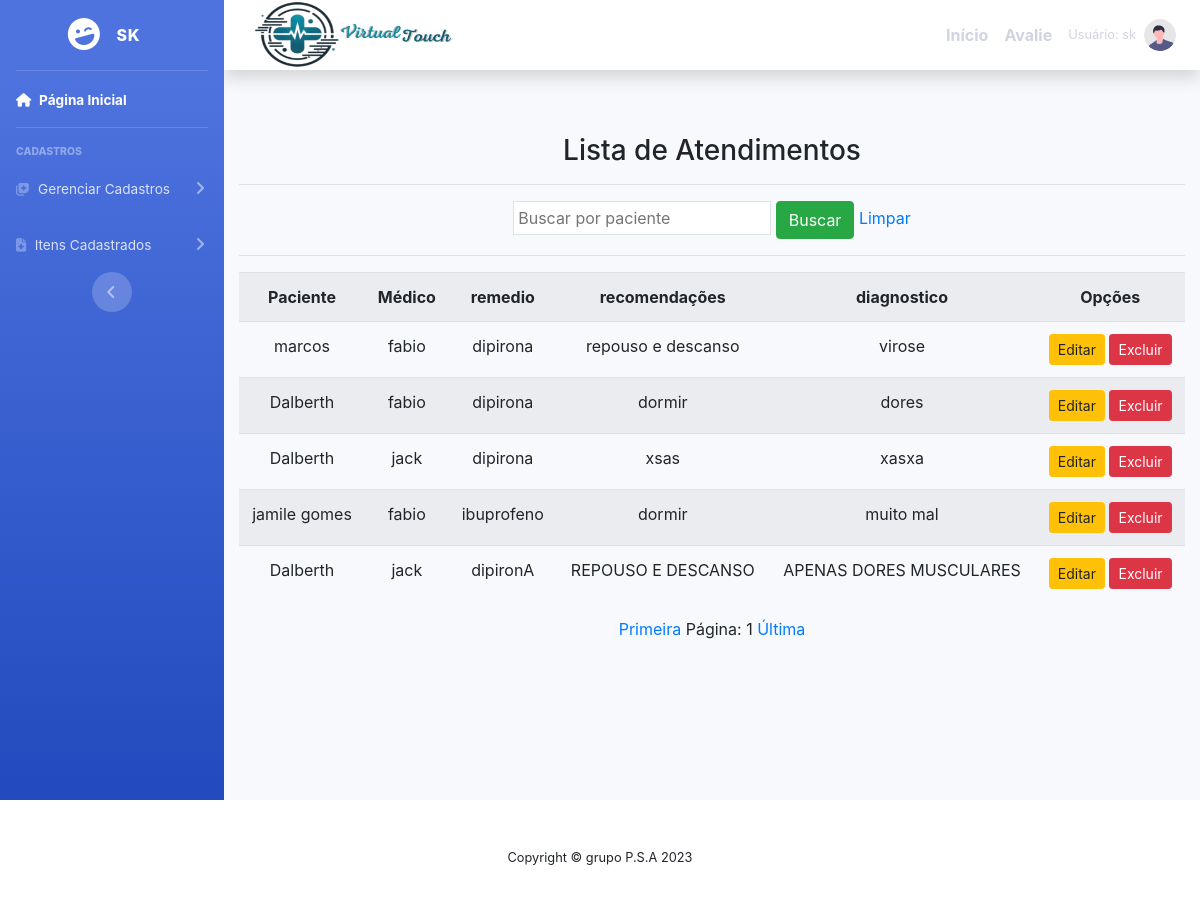
The page /listar/atendimentos/ (signed in) on the database its author committed.
### cadastros/models.py (models this page shows, shortened)
class Atendimento(models.Model):
    paciente = models.ForeignKey(Paciente, on_delete=models.PROTECT)
    medico = models.ForeignKey(Medico, on_delete=models.PROTECT)
    usuario = models.ForeignKey(User, on_delete=models.PROTECT)
    remedio = models.CharField(verbose_name ='remedio' ,max_length=255)
    diagnostico = models.TextField(verbose_name='diagnostico' , max_length=255)
    recomendacoes = models.TextField(verbose_name = 'recomendacoes', max_length=255 ,null=True, blank=True)

class Paciente(models.Model):
    usuario  = models.ForeignKey(User, on_delete=models.PROTECT)
    nome = models.CharField(max_length=50)
    telefone = models.CharField (verbose_name='telefone', max_length=11)
    numero_sus = models.CharField (verbose_name='numero_sus', max_length=15)
    cpf = models.CharField(verbose_name='cpf', max_length=11, null=True, blank=True)
    hospital = models.ForeignKey(Hospital, on_delete=models.PROTECT)
    descricao = models.CharField(max_length=150, verbose_name="descricao")
    sintomas = models.CharField(max_length=150, verbose_name="sintomas")
    doença_cronica = models.CharField(max_length=150, verbose_name="doença_cronica", null =True ,blank = True)
    idade = models.IntegerField (verbose_name='idade')
    usuario = models.ForeignKey(User, related_name='pacientes', on_delete=models.CASCADE)
    usuario_cadastrador = models.ForeignKey(User, related_name='pacientes_cadastrados', on_delete=models.CASCADE)

class Medico(models.Model):
    usuario  = models.ForeignKey(User, on_delete=models.PROTECT)
    numero = models.IntegerField(verbose_name="Número de telefone")
    nome = models.CharField(max_length=50, verbose_name=" nome")
    cpf = models.CharField(max_length = 11 ,verbose_name=" cpf ")
    especificacao = models.CharField(max_length=150)
    hospital = models.ForeignKey(Hospital, on_delete=models.PROTECT)

### cadastros/views.py (the view)
# urls.py: path('listar/atendimentos/', AtendimentoList.as_view(),
class AtendimentoList(GroupRequiredMixin, ListView):
    group_required = u'Medico'
    model = Atendimento
    template_name = 'listas/atendimento.html'
    paginate_by = 5
    def get_queryset(self):
        nome = self.request.GET.get('paciente')  # Obtém o nome do paciente da requisição GET
        if nome:
            atendimentos = Atendimento.objects.filter(paciente__nome__icontains=nome)
        else:
            atendimentos = Atendimento.objects.all()  # Retorna todos os atendimentos se não houver pesquisa
        return atendimentos

### paginas/templates/listas/atendimento.html (shortened to what this page needs)
{% extends 'modelo.html' %}
{% load static %}
{% block conteudo %}
<div class="container">
    <h3>Lista de Atendimentos</h3>
    <hr>
    <div class="table-responsive">
        <form action="?" method="GET">
            <input type="text" name="paciente" class="p-1 border" value="{{ request.GET.paciente }}" placeholder="Buscar por paciente">
            <button type="submit" class="btn btn-success">Buscar</button>
            <a href="{% url 'listar-atendimentos' %}">Limpar</a>
        </form>
        <hr>
        <table class="table table-striped">
            <tr>
                <th>Paciente</th>
                <th>Médico</th>
                <th>remedio</th>
                <th>recomendações</th>
                <th>diagnostico</th>
                <th>Opções</th>
            </tr>
            {% for atendimento in object_list %}
            <tr>
                <td>{{ atendimento.paciente.nome }}</td>
                <td>{{ atendimento.medico.nome }}</td>
                <td>{{ atendimento.remedio }}</td>
                <td>{{ atendimento.recomendacoes }}</td>
                <td>{{ atendimento.diagnostico }}</td>
                <td>
                    <a href="{% url 'editar-atendimento' atendimento.pk %}" class="btn btn-warning btn-sm" title="Editar">Editar</a>
                    <a href="{% url 'excluir-atendimento' atendimento.pk %}" class="btn btn-danger btn-sm" title="Excluir">Excluir</a>
                </td>
            </tr>
            {% empty %}
            <tr>
                <td colspan="5">Nenhum atendimento registrado.</td>
            </tr>
            {% endfor %}
        </table>
        <div class="text-center">
            <a href="?page=1">Primeira</a>
            <span>Página: {{ page_obj.number }}</span>
            <a href="?page={{ page_obj.paginator.num_pages }}">Última</a>
        </div>
    </div>
</div>
{% endblock %}

### paginas/templates/includes/sidebar.html (shortened to what this page needs)
<link href="https://stackpath.bootstrapcdn.com/bootstrap/4.5.2/css/bootstrap.min.css" rel="stylesheet">
<ul class="navbar-nav bg-gradient-primary sidebar sidebar-dark accordion" id="accordionSidebar">
    <a class="sidebar-brand d-flex align-items-center justify-content-center" href="?">
        <div class="sidebar-brand-icon rotate-n-15">
            <i class="fas fa-laugh-wink"></i>
        </div>
        <div class="sidebar-brand-text mx-3">{{ user.get_username }}</div>
    </a>
    <hr class="sidebar-divider my-0">
    <li class="nav-item active">
        <a class="nav-link" href="{% url 'inicio' %}">
            <i class="fas fa-home"></i>
            <span>Página Inicial</span>
        </a>
    </li>
    <hr class="sidebar-divider">
    <div class="sidebar-heading">Cadastros</div>
    <li class="nav-item">
        <a class="nav-link collapsed" href="#" data-toggle="collapse" data-target="#collapseTwo"
           aria-expanded="true" aria-controls="collapseTwo">
            <i class="fas fa-notes-medical"></i>
            <span>Gerenciar Cadastros</span>
        </a>
    </li>
    <li class="nav-item">
        <a class="nav-link collapsed" href="#" data-toggle="collapse" data-target="#collapseUtilities"
           aria-expanded="true" aria-controls="collapseUtilities">
            <i class="fas fa-file-medical"></i>
            <span>Itens Cadastrados</span>
        </a>
    </li>
    <div class="text-center d-none d-md-inline">
        <button class="rounded-circle border-0" id="sidebarToggle"></button>
    </div>
</ul>

### paginas/templates/includes/navbar.html (shortened to what this page needs)
{% load static %}
<nav class="navbar navbar-expand navbar-light bg-white topbar mb-4 static-top shadow">
    <a class="navbar-brand" href="{% url 'inicio' %}">
        <img src="{% static 'fotos/LOGO.png' %}" alt="Logo" width="300" height="150" class="mr-2">
    </a>
    <ul class="navbar-nav ml-auto">
        {% if user.is_authenticated %}
            <li class="nav-item active">
                <a class="nav-link" href="{% url 'inicio' %}"> <strong> Início </strong> <span class="sr-only">(current)</span></a>
            </li>
            <li class="nav-item active">
                <a class="nav-link" href="{% url 'cadastra-comentario' %}"> <strong> Avalie </strong> </a>
            </li>
            <li class="nav-item dropdown no-arrow">
                <a class="nav-link dropdown-toggle" href="#" id="userDropdown" role="button"
                    data-toggle="dropdown" aria-haspopup="true" aria-expanded="false">
                    <span class="mr-2 d-none d-lg-inline text-gray-600 small">Usuário: {{ user.get_username }}</span>
                    <img class="img-profile rounded-circle"
                        src="{% static 'fotos/undraw_profile.svg' %}">
                </a>
            </li>
        {% endif %}
    </ul>
</nav>

### static/css/meu.css (style rules this page uses)
body { font-family: 'Times New Roman', Times, serif; background: linear-gradient(to bottom, #ffffff, #a0c6e5); margin: 0; padding: 0; }
.container { margin-top: 20px; padding: 20px; text-align: center; }

### rows shown on the page
Atendimento: paciente.nome "marcos", medico.nome "fabio", remedio "dipirona", recomendacoes "repouso e descanso", diagnostico "virose"
Atendimento: paciente.nome "Dalberth", medico.nome "fabio", remedio "dipirona", recomendacoes "dormir", diagnostico "dores"
Atendimento: paciente.nome "Dalberth", medico.nome "jack", remedio "dipirona", recomendacoes "xsas", diagnostico "xasxa"
Atendimento: paciente.nome "jamile gomes", medico.nome "fabio", remedio "ibuprofeno", recomendacoes "dormir", diagnostico "muito mal"
Atendimento: paciente.nome "Dalberth", medico.nome "jack", remedio "dipironA", recomendacoes "REPOUSO E DESCANSO", diagnostico "APENAS DORES MUSCULARES"

### other values the page prints
{{ user.get_username }} "SK"
{{ user.get_username }} "sk"
{{ page_obj.number }} "1"
